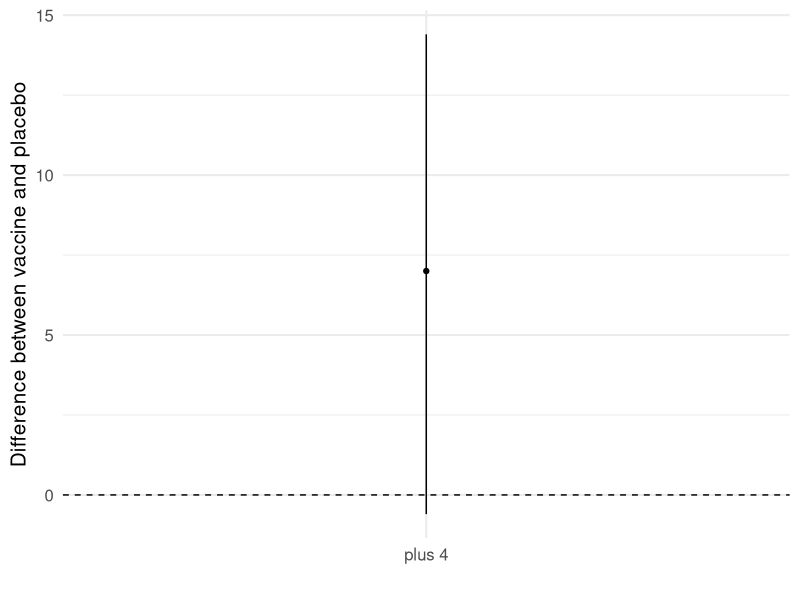

The R source for this figure:
## ---- chunk 1
library(knitr) # for include_graphics() 
library(dplyr)
library(forcats)
library(readr)
library(ggplot2)
library(broom) 
library(tidyr)
library(ggplot2)
library(tibble)
## ---- chunk 2
# students, dont worry about this code
library(ggplot2)
ggplot(data = data.frame(lower = -0.6, upper = 14.4, estimate = 11-4, group = "plus 4"), 
       aes(x = group, y = estimate)) +
  geom_point() +
  geom_segment(aes(xend = group, y = lower, yend = upper)) +
  geom_hline(aes(yintercept = 0), lty = 2) +
  labs(y = "Difference between vaccine and placebo", x = "") +
  theme_minimal(base_size = 15)
## ---- chunk 3
Flu  <- c( 11, 4) 
patients <- c( 100, 100)
prop.test(Flu, patients) ##first argument is the number of successes, the second is the number of observations
## ---- chunk 4
pnorm(q = 3.112881, lower.tail = F)*2
## ---- chunk 5
prop.test(x = c(42, 73), # x is a vector of number of successes
          n = c(1518, 1473)) # n is a vector of sample sizes
